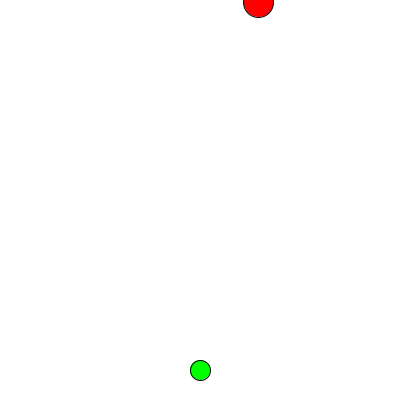
Frame 1 (no input)
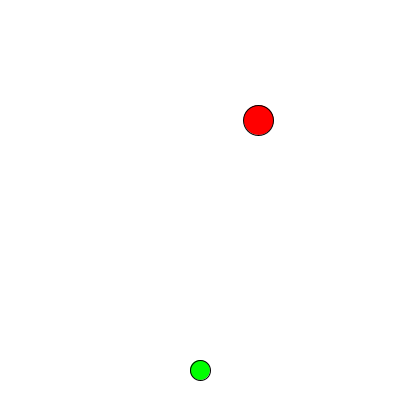
Frame 60 (the mouse pressed at the canvas centre just before this capture)
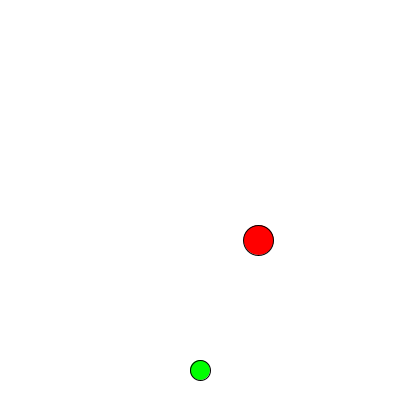
Frame 120 (the mouse held since frame 60 and released just before this capture)

The Processing sketch that drew these frames (run headless with seeded random() and noise(); from frame 60 on, the mouse is pressed at the canvas centre):

// Processing sketch: Juego_Simple
// ── Juego_Simple.pde
// Propiedades del jugador
float playerX, playerY; // Coordenadas del jugador
float playerSize = 20; // Tamaño del jugador

// Propiedades del obstáculo
float obstacleX, obstacleY; // Coordenadas del obstáculo
float obstacleSize = 30; // Tamaño del obstáculo
float obstacleSpeed = 2; // Velocidad de movimiento del obstáculo

void setup() {
  size(400, 400);
  playerX = width/2;
  playerY = height - 30;
  obstacleX = random(width);
  obstacleY = 0;
}

void draw() {
  background(255);
  
  // Dibujar al jugador
  fill(0, 255, 0);
  ellipse(playerX, playerY, playerSize, playerSize);
  
  // Mover el obstáculo
  obstacleY += obstacleSpeed;
  
  // Si el obstáculo sale de la pantalla, reiniciar su posición
  if (obstacleY > height) {
    obstacleY = 0;
    obstacleX = random(width);
  }
  
  // Dibujar el obstáculo
  fill(255, 0, 0);
  ellipse(obstacleX, obstacleY, obstacleSize, obstacleSize);
  
  // Verificar colisión entre el jugador y el obstáculo
  float distance = dist(playerX, playerY, obstacleX, obstacleY);
  if (distance < playerSize / 2 + obstacleSize / 2) {
    // Colisión detectada, juego terminado
    textSize(20);
    fill(0);
    text("¡Juego terminado!", width/2 - 100, height/2);
    noLoop(); // Detener el juego
  }
}

void keyPressed() {
  // Mover al jugador con las teclas de flecha
  if (keyCode == LEFT && playerX > playerSize / 2) {
    playerX -= 5;
  } else if (keyCode == RIGHT && playerX < width - playerSize / 2) {
    playerX += 5;
  }
}
